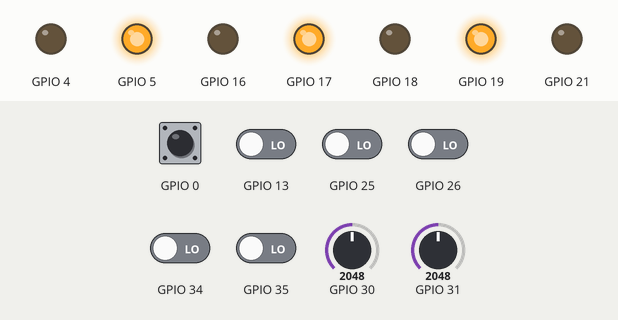
A sketch run on a simulated ESP32. Shown: output pins drawn as LEDs (lit = HIGH). Inputs (shaded band) come from the test bench; at power-on: GPIO 0 HIGH, GPIO 13, GPIO 25, GPIO 26, GPIO 34, GPIO 35 LOW, GPIO 30 = 2048, GPIO 31 = 2048. What the sketch prints to the serial monitor is not drawn.

Above: at 1.2 s.
1.3 s: GPIO 30 set to 0
Timing chart, 0 to 4.3 s (numbered marks = the images above; inputs shaded):
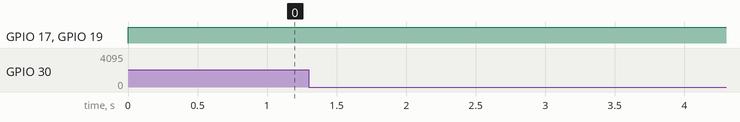

The sketch:

tobor.ino
```cpp
#include "MiniRobot.h"

void setup() {

  Serial.begin(115200);

  pinMode(FRONT_PIN, INPUT);
  pinMode(FULL_RIGHT_PIN, INPUT);
  pinMode(FULL_LEFT_PIN, INPUT);
  pinMode(LEFT_PIN, INPUT);
  pinMode(RIGHT_PIN, INPUT);

  pinMode(RIGHT_MOTOR_PWM_PIN, OUTPUT);
  pinMode(RIGHT_MOTOR_IN_PIN_1, OUTPUT);
  pinMode(RIGHT_MOTOR_IN_PIN_2, OUTPUT);
  pinMode(LEFT_MOTOR_PWM_PIN, OUTPUT);
  pinMode(LEFT_MOTOR_IN_PIN_1, OUTPUT);
  pinMode(LEFT_MOTOR_IN_PIN_2, OUTPUT);

  pinMode(MICRO_START_INPUT_PIN, INPUT);

  pinMode(STDBY, OUTPUT);
  digitalWrite(STDBY, HIGH);

  pinMode(LINE_SENSOR_LEFT_PIN, INPUT);
  pinMode(LINE_SENSOR_RIGHT_PIN, INPUT);

  ledcAttachPin(RIGHT_MOTOR_PWM_PIN, RIGHT_MOTOR_CHANNEL);
  ledcSetup(RIGHT_MOTOR_CHANNEL, 12000, 8);

  ledcAttachPin(LEFT_MOTOR_PWM_PIN, LEFT_MOTOR_CHANNEL);
  ledcSetup(LEFT_MOTOR_CHANNEL, 12000, 8);

}

void loop() {

  static Robot tobor;

  tobor.update();

}
```

main.cpp
```cpp
#include <Arduino.h>

// put function declarations here:
int myFunction(int, int);

void setup() {
  // put your setup code here, to run once:
  int result = myFunction(2, 3);
}

void loop() {
  // put your main code here, to run repeatedly:
}

// put function definitions here:
int myFunction(int x, int y) {
  return x + y;
}
```

Measured:
- after the input at 1.3 s, every drawn part: stays the same
